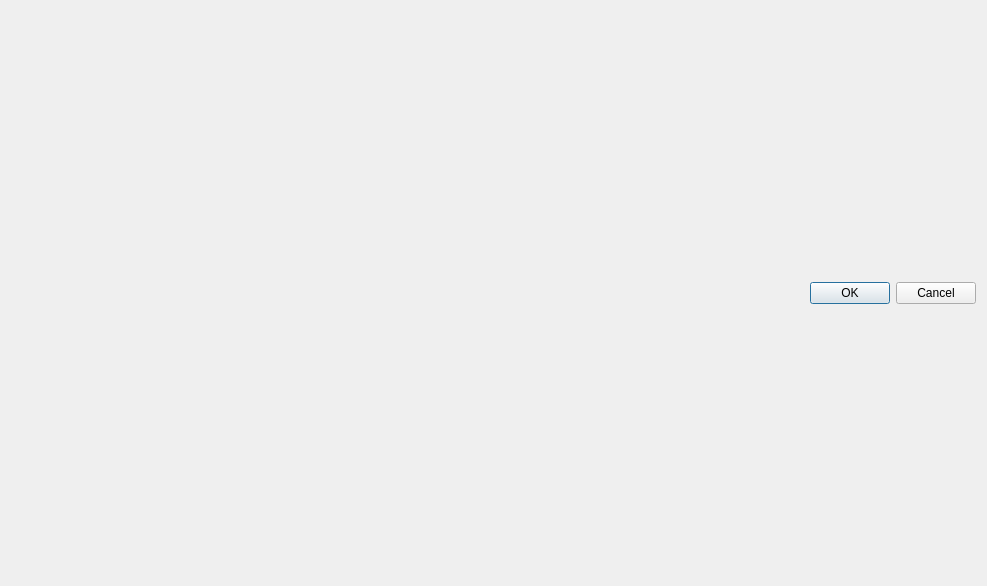
<?xml version="1.0" encoding="UTF-8"?>
<ui version="4.0">
 <class>statistics</class>
 <widget class="QDialog" name="statistics">
  <property name="geometry">
   <rect>
    <x>0</x>
    <y>0</y>
    <width>987</width>
    <height>586</height>
   </rect>
  </property>
  <property name="windowTitle">
   <string>Dialog</string>
  </property>
  <layout class="QVBoxLayout" name="verticalLayout">
   <item>
    <layout class="QVBoxLayout" name="verticalLayout_2"/>
   </item>
   <item>
    <widget class="QDialogButtonBox" name="buttonBox">
     <property name="orientation">
      <enum>Qt::Horizontal</enum>
     </property>
     <property name="standardButtons">
      <set>QDialogButtonBox::Cancel|QDialogButtonBox::Ok</set>
     </property>
    </widget>
   </item>
  </layout>
 </widget>
 <resources/>
 <connections>
  <connection>
   <sender>buttonBox</sender>
   <signal>accepted()</signal>
   <receiver>statistics</receiver>
   <slot>accept()</slot>
   <hints>
    <hint type="sourcelabel">
     <x>248</x>
     <y>254</y>
    </hint>
    <hint type="destinationlabel">
     <x>157</x>
     <y>274</y>
    </hint>
   </hints>
  </connection>
  <connection>
   <sender>buttonBox</sender>
   <signal>rejected()</signal>
   <receiver>statistics</receiver>
   <slot>reject()</slot>
   <hints>
    <hint type="sourcelabel">
     <x>316</x>
     <y>260</y>
    </hint>
    <hint type="destinationlabel">
     <x>286</x>
     <y>274</y>
    </hint>
   </hints>
  </connection>
 </connections>
</ui>
